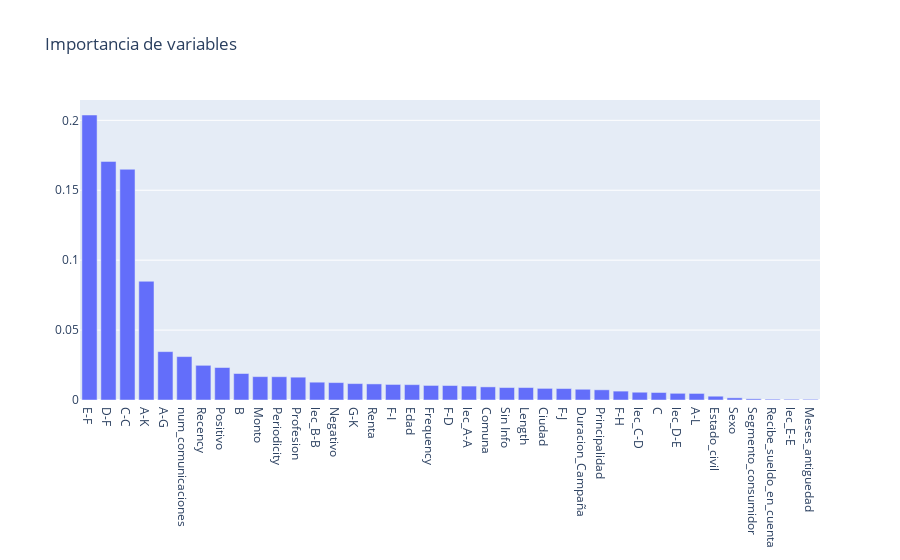

Source (notebook cell):
### Code cell
# Plot
fig = go.Figure([go.Bar(x=table["Tags"], y=table["Abs_Value"])])

fig.update_layout(
    title_text="Importancia de variables",
)

fig.show()

### Figure 1 — Plotly figure (JSON) as saved in the notebook; plotly's stock layout.template omitted (floating-point values rounded to 4 significant figures)
{"data": [{"type": "bar", "x": ["E-F", "D-F", "C-C", "A-K", "A-G", "num_comunicaciones", "Recency", "Positivo", "B", "Monto", "Periodicity", "Profesion", "lec_B-B", "Negativo", "G-K", "Renta", "F-I", "Edad", "Frequency", "F-D", "lec_A-A", "Comuna", "Sin Info", "Length", "Ciudad", "F-J", "Duracion_Campaña", "Principalidad", "F-H", "lec_C-D", "C", "lec_D-E", "A-L", "Estado_civil", "Sexo", "Segmento_consumidor", "Recibe_sueldo_en_cuenta", "lec_E-E", "Meses_antiguedad"], "y": [0.2038, 0.1706, 0.165, 0.08491, 0.0346, 0.03104, 0.0248, 0.02324, 0.01894, 0.01672, 0.01664, 0.01632, 0.01274, 0.01245, 0.01173, 0.0115, 0.01112, 0.01098, 0.01041, 0.01036, 0.009959, 0.009378, 0.008903, 0.008898, 0.008307, 0.008188, 0.007677, 0.007289, 0.006349, 0.005557, 0.005368, 0.004783, 0.004688, 0.002714, 0.001543, 0.0008471, 0.0005877, 0.0005197, 0.0004953]}], "layout": {"title": {"text": "Importancia de variables"}}}
